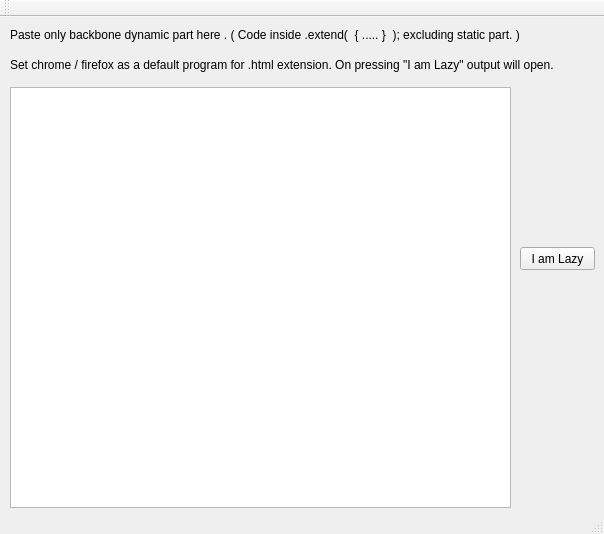
<?xml version="1.0" encoding="UTF-8"?>
<ui version="4.0">
 <class>MainWindow</class>
 <widget class="QMainWindow" name="MainWindow">
  <property name="geometry">
   <rect>
    <x>0</x>
    <y>0</y>
    <width>604</width>
    <height>534</height>
   </rect>
  </property>
  <property name="windowTitle">
   <string>LazyYUIDesk</string>
  </property>
  <widget class="QWidget" name="centralWidget">
   <widget class="QPushButton" name="pushButton">
    <property name="geometry">
     <rect>
      <x>520</x>
      <y>230</y>
      <width>75</width>
      <height>23</height>
     </rect>
    </property>
    <property name="styleSheet">
     <string notr="true">font-family: &quot;Segoe UI Light&quot;,&quot;sans-serif&quot;;</string>
    </property>
    <property name="text">
     <string>I am Lazy</string>
    </property>
   </widget>
   <widget class="QTextEdit" name="tb_source">
    <property name="geometry">
     <rect>
      <x>10</x>
      <y>70</y>
      <width>501</width>
      <height>421</height>
     </rect>
    </property>
   </widget>
   <widget class="QLabel" name="label">
    <property name="geometry">
     <rect>
      <x>10</x>
      <y>10</y>
      <width>581</width>
      <height>16</height>
     </rect>
    </property>
    <property name="styleSheet">
     <string notr="true">font-family: &quot;Segoe UI Light&quot;,&quot;sans-serif&quot;;</string>
    </property>
    <property name="text">
     <string>Paste only backbone dynamic part here . ( Code inside .extend(  { ..... }  ); excluding static part. )</string>
    </property>
   </widget>
   <widget class="QLabel" name="label_2">
    <property name="geometry">
     <rect>
      <x>10</x>
      <y>40</y>
      <width>581</width>
      <height>16</height>
     </rect>
    </property>
    <property name="styleSheet">
     <string notr="true">font-family: &quot;Segoe UI Light&quot;,&quot;sans-serif&quot;;</string>
    </property>
    <property name="text">
     <string>Set chrome / firefox as a default program for .html extension. On pressing &quot;I am Lazy&quot; output will open.</string>
    </property>
   </widget>
  </widget>
  <widget class="QMenuBar" name="menuBar">
   <property name="geometry">
    <rect>
     <x>0</x>
     <y>0</y>
     <width>604</width>
     <height>21</height>
    </rect>
   </property>
  </widget>
  <widget class="QToolBar" name="mainToolBar">
   <attribute name="toolBarArea">
    <enum>TopToolBarArea</enum>
   </attribute>
   <attribute name="toolBarBreak">
    <bool>false</bool>
   </attribute>
  </widget>
  <widget class="QStatusBar" name="statusBar"/>
 </widget>
 <layoutdefault spacing="6" margin="11"/>
 <resources/>
 <connections/>
</ui>
